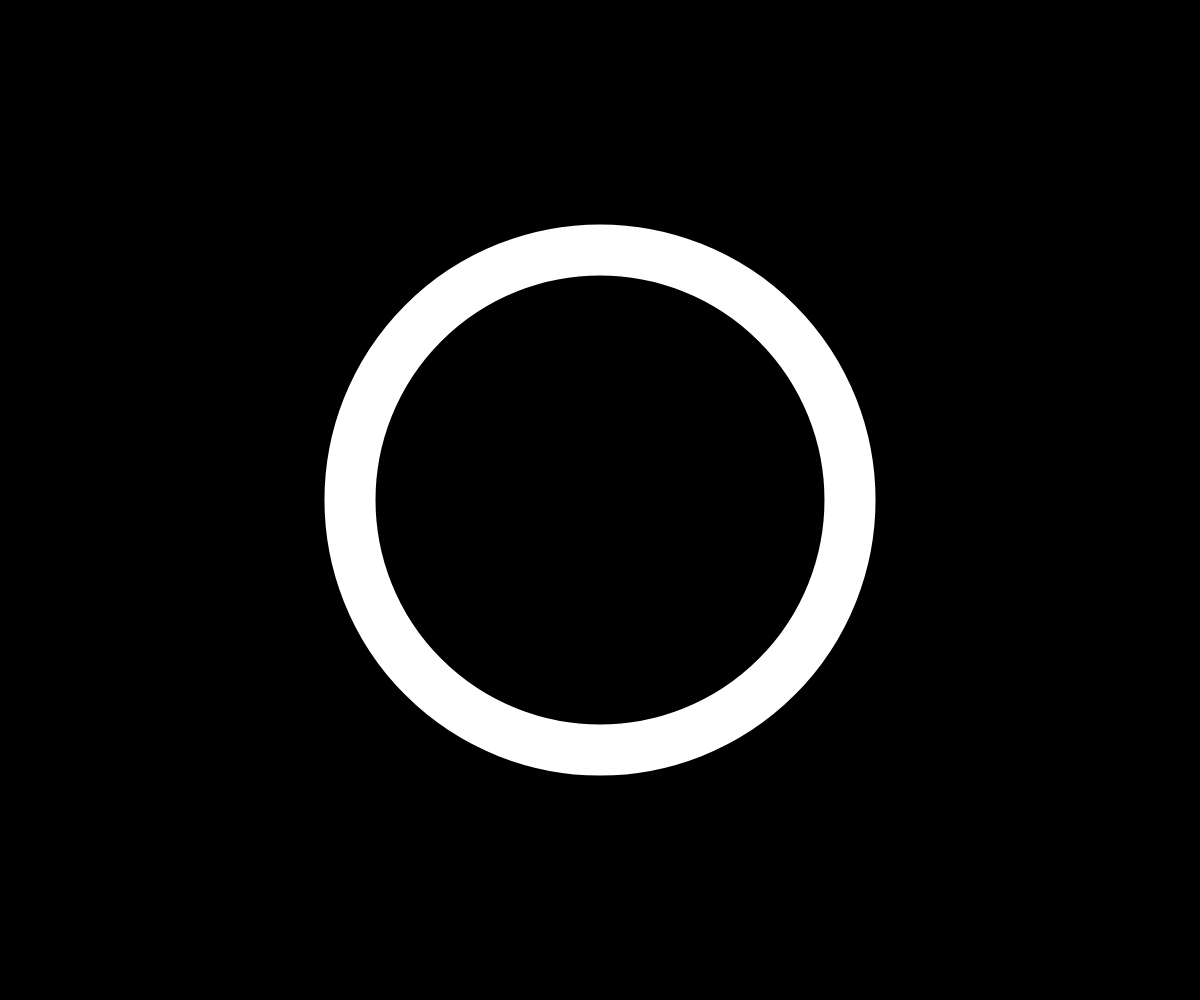
Frame 1 (no input)
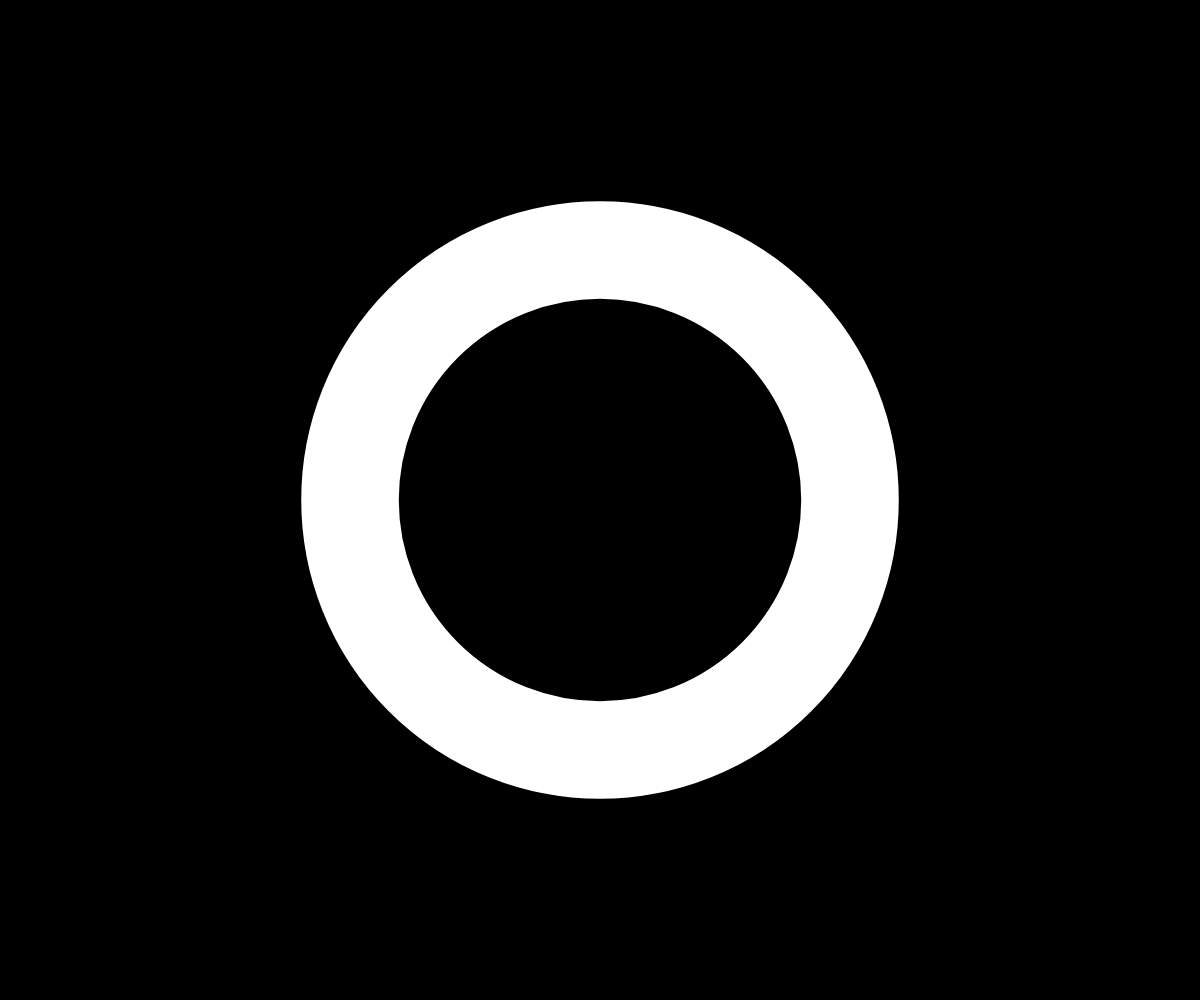
Frame 60 (no input)
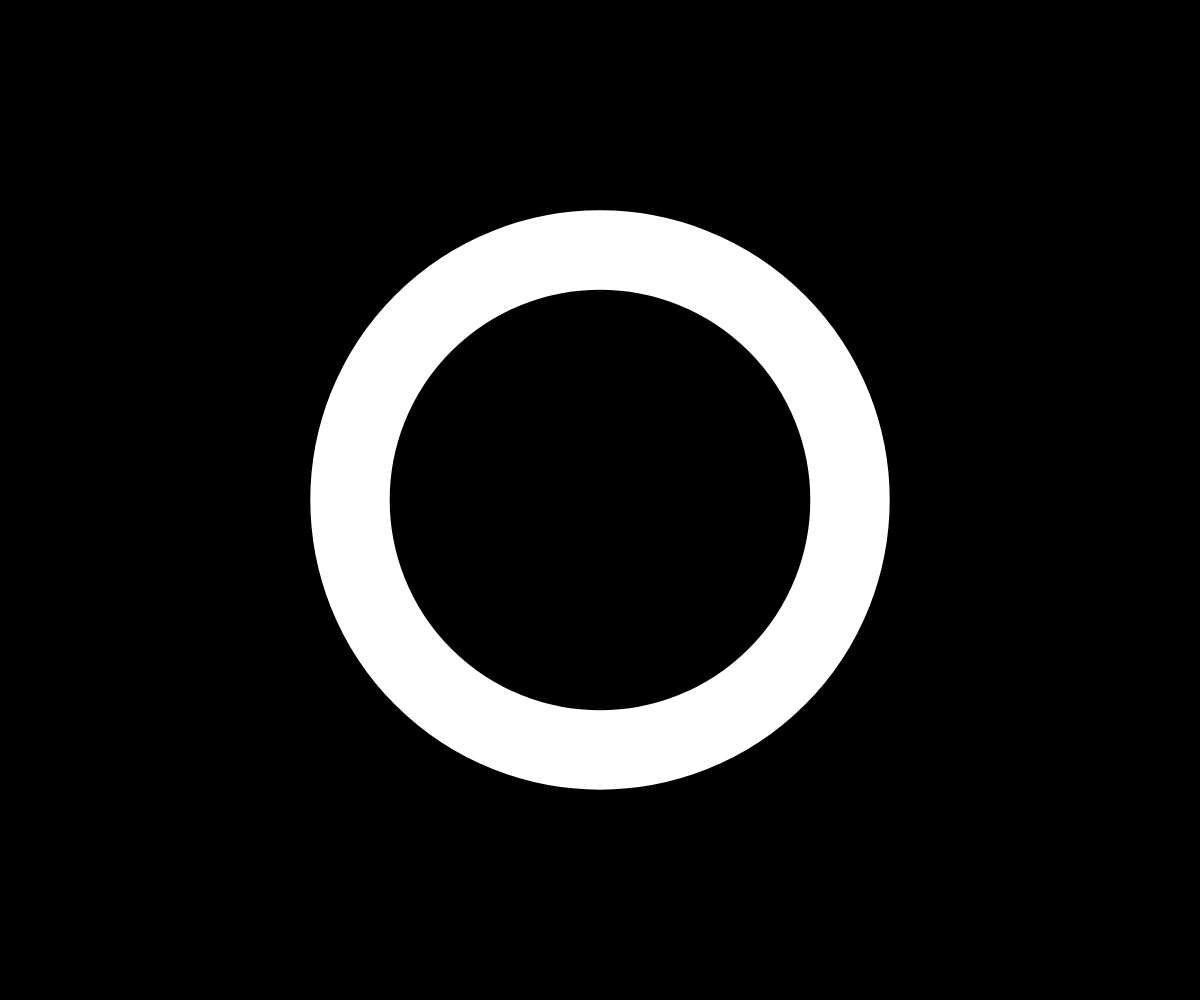
Frame 120 (the mouse pressed at the canvas centre since frame 60)

The p5.js sketch that drew these frames (run headless with seeded random() and noise() and a simulated clock; from frame 60 on, the mouse is pressed at the canvas centre):

// p5.js sketch
// ── sketch.js
// Create a new canvas to the browser size
function setup () {
  createCanvas(windowWidth, windowHeight);
}

// On window resize, update the canvas size
function windowResized () {
  resizeCanvas(windowWidth, windowHeight);
}

// Render loop that draws shapes with p5
function draw(){
  // Black background
  background(0);
  
  // Center of screen
  const px = width / 2;
  const py = height / 2;
  
  // We will scale everything to the minimum edge of the canvas
  const minDim = min(width, height);
  
  // Size is a fraction of the screen
  const size = minDim * 0.5;
  
  // Get time in seconds
  const time = millis() / 1000;
  
  // How long we want the loop to be (of one full cycle)
  const duration = 5;
  
  // Get a 'playhead' from 0..1
  // We use modulo to keep it within 0..1
  const playhead = time / duration % 1;

  // Get an animated value from 0..1
  // We use playhead * 2PI to get a full rotation
  const anim = sin(playhead * PI * 2) * 0.5 + 0.5;
  
  // Create an animated thickness for the stroke that
  const thickness = minDim * 0.1 * anim;
  
  // Turn off fill
  noFill();
  
  // Turn on stroke and make it white
  stroke(255);
  
  // Apply thickness
  strokeWeight(thickness);

  // Draw a circle centred at (px, py)
  ellipse(px, py, size, size);
}
